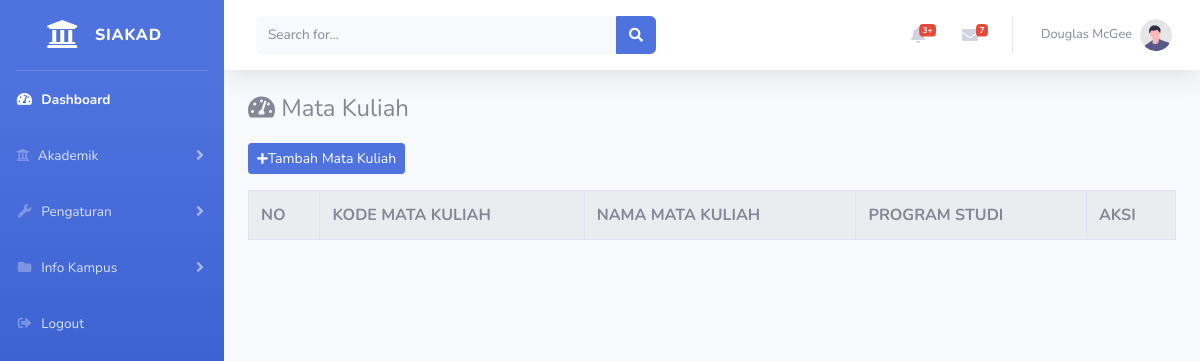
The page /index.php/administrator/matakuliah on the database as committed earlier.
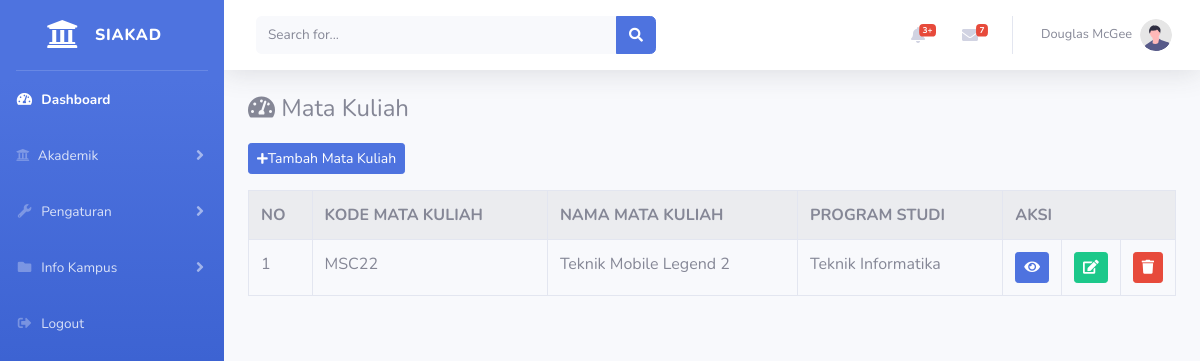
The same page on the database as committed later.
### tables this page shows
CREATE TABLE `matakuliah` (
  `id_matakuliah` int(11) NOT NULL,
  `kode_matakuliah` varchar(10) NOT NULL,
  `nama_matakuliah` varchar(100) NOT NULL,
  `sks` int(5) NOT NULL,
  `semester` int(10) NOT NULL,
  `nama_prodi` varchar(100) NOT NULL
);

### application/controllers/administrator/matakuliah.php (called while the page is built, shortened)
<?php
class Matakuliah extends CI_Controller{
	public function index(){
		$data['matakuliah'] = $this->matakuliah_model->tampil_data('matakuliah')->result();
		$this->load->view('templates_administrator/header');
		$this->load->view('templates_administrator/sidebar');
		$this->load->view('administrator/matakuliah', $data);
		$this->load->view('templates_administrator/footer');
	}
}

### index.php (called while the page is built, shortened)
<?php
require_once BASEPATH.'core/CodeIgniter.php';

### application/models/matakuliah_model.php (called while the page is built, shortened)
<?php
class Matakuliah_model extends CI_Model{
	public function tampil_data($table){
		return $this->db->get($table);
	}
}

### application/views/administrator/matakuliah.php (the view, shortened to what this page needs)
<div class="container-fluid">
	<h4>
        <i class="fas fa-tachometer-alt mb-3"></i> Mata Kuliah
    </h4>
    <a href="<?= base_url('administrator/matakuliah/tambah_matakuliah') ?>" class="btn btn-sm btn-primary mb-3"><i class="fas fa-sm fa-plus"></i>Tambah Mata Kuliah</a>
	<table class="table table-bordered table-striped table-hover">
		<tr>
			<th>NO</th>
			<th>KODE MATA KULIAH</th>
			<th>NAMA MATA KULIAH</th>
			<th>PROGRAM STUDI</th>
			<th colspan="3">AKSI</th>
		</tr>
		<?php
		$i = 1;
		foreach($matakuliah as $mth) : ?>
		<tr>
			<td><?= $i++ ?></td>
			<td><?= $mth->kode_matakuliah ?></td>
			<td><?= $mth->nama_matakuliah ?></td>
			<td><?= $mth->nama_prodi ?></td>
			<td width="20px">
    			<a href="<?= base_url('administrator/matakuliah/detail/').$mth->kode_matakuliah ?>" class="btn btn-sm btn-primary"><i class="fa fa-eye"></i></a>
    		</td>
			<td width="20px">
    			<a href="<?= base_url('administrator/matakuliah/update/').$mth->kode_matakuliah ?>" class="btn btn-sm btn-success"><i class="fa fa-edit"></i></a>
    		</td>
    		<td width="20px">
    			<a href="<?= base_url('administrator/matakuliah/delete/').$mth->kode_matakuliah ?>" class="btn btn-sm btn-danger"><i class="fa fa-trash"></i></a>
    		</td>
		</tr>
		<?php endforeach; ?>
	</table>
</div>

Rows that differ between the two databases and show on the page:
added matakuliah: kode_matakuliah "MSC22", nama_matakuliah "Teknik Mobile Legend 2", nama_prodi "Teknik Informatika"
